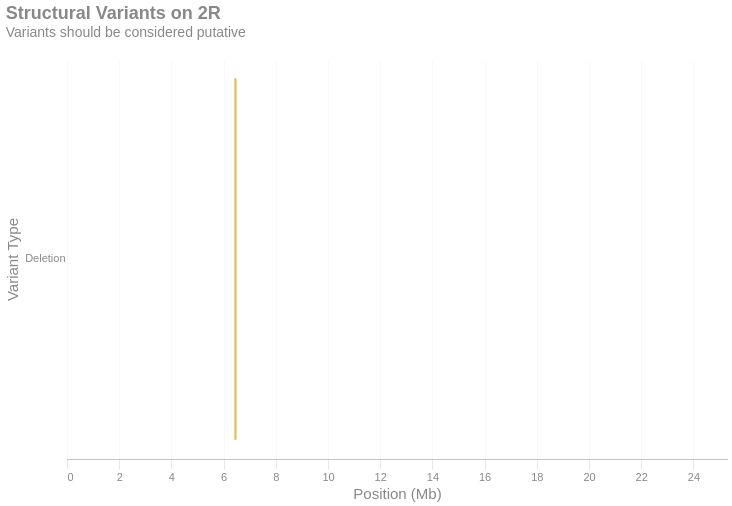

Notebook code cell kept with this figure:
### Code cell
sv_by_chromosome(unique_variants, "Structural Variants Detected")

### Figure 1 — Vega-Lite specification as saved in the notebook (floating-point values rounded to 4 significant figures)
{"width": "container", "height": 400, "config": {"title": {"anchor": "start", "dy": -15, "fontSize": 18, "color": "#888888", "subtitleColor": "#888888", "subtitleFontSize": 14}, "arc": {"fill": "#0072B2"}, "axis": {"domainColor": "#888888", "domainWidth": 0.5, "gridWidth": 0.2, "grid": false, "titleFontWeight": 400, "titleFontSize": 15, "labelFontSize": 11, "labelColor": "#888888", "tickColor": "#888888", "tickWidth": 0.2, "titleColor": "#888888"}, "axisBand": {"grid": false}, "axisX": {"grid": true, "tickSize": 10, "domainCap": "round"}, "axisY": {"domain": false, "grid": true, "tickSize": 0, "domainCap": "round"}, "background": "transparent", "header": {"labelFontSize": 15, "labelColor": "#888888", "titleFontSize": 15, "titleFontWeight": 600, "titleColor": "#888888"}, "legend": {"labelFont": "sans-serif", "labelFontSize": 12, "labelColor": "#888888", "symbolSize": 100, "symbolType": "circle", "titleFontSize": 12, "titlePadding": 10, "titleColor": "#888888", "title": null}, "range": {"category": ["#E69F00", "#56B4E9", "#009E73", "#F0E442", "#0072B2", "#D55E00", "#CC79A7", "#000000"], "diverging": ["#cfe8f3", "#a2d4ec", "#73bfe2", "#46abdb", "#1696d2", "#12719e"]}, "area": {"fill": "#0072B2", "fillOpacity": 0.7, "line": true, "strokeOpacity": 0.7}, "line": {"color": "#0072B2", "stroke": "#0072B2", "strokeWidth": 5}, "trail": {"color": "#0072B2", "stroke": "#0072B2", "strokeWidth": 0, "size": 1}, "point": {"filled": true}, "text": {"color": "#888888", "fontSize": 11, "align": "right", "fontWeight": 400, "size": 11}, "bar": {"fill": "#0072B2", "stroke": null}, "view": {"stroke": null, "continuousWidth": 660, "continuousHeight": 400}}, "data": {"name": "data-d4c094741168d4fa2b94ce551eb8570b"}, "mark": {"type": "bar", "cornerRadius": 8, "opacity": 0.7, "strokeWidth": 2}, "encoding": {"color": {"field": "Type", "legend": null, "scale": {"domain": ["Inversion", "Deletion", "Duplication", "Breakend"], "range": ["#56B4E9", "#E69F00", "#009E73", "#CC79A7"]}, "type": "nominal"}, "stroke": {"condition": {"param": "highlight", "empty": false, "value": "#7ae00d"}, "field": "Type", "scale": {"domain": ["Inversion", "Deletion", "Duplication", "Breakend"], "range": ["#56B4E9", "#E69F00", "#009E73", "#CC79A7"]}, "type": "nominal"}, "tooltip": [{"field": "Type", "title": "Variant Type", "type": "nominal"}, {"field": "Contig", "title": "Contig", "type": "nominal"}, {"field": "Start", "format": ",", "title": "Start", "type": "quantitative"}, {"field": "End", "format": ",", "title": "End", "type": "quantitative"}, {"field": "var_length", "format": ",", "title": "Length", "type": "quantitative"}, {"field": "N Samples", "title": "# Samples", "type": "quantitative"}, {"field": "Samples", "title": "Samples", "type": "nominal"}], "x": {"axis": {"title": "Position (Mb)", "labelExpr": "datum.value / 1000000"}, "field": "Start", "scale": {"domain": [0, {"expr": "param_f3d4ff0ca39f97ad"}]}, "type": "quantitative"}, "x2": {"field": "End"}, "y": {"field": "Type", "title": "Variant Type", "type": "nominal"}}, "params": [{"name": "chrom_choice", "select": {"type": "point", "fields": ["Contig"]}, "bind": {"input": "select", "options": ["2R", "3L"], "name": "Contig: "}, "value": "2R"}, {"name": "param_f3d4ff0ca39f97ad", "expr": "data(\"data_0\")[0].length"}, {"name": "highlight", "select": {"type": "point", "on": "pointerover"}}, {"name": "param_db82be42624d4632", "select": {"type": "interval", "encodings": ["x"]}, "bind": "scales"}], "title": {"text": {"expr": "\"Structural Variants on \" + chrom_choice.Contig"}, "subtitle": "Variants should be considered putative"}, "transform": [{"calculate": "datum.End - datum.Start", "as": "var_length"}, {"filter": {"param": "chrom_choice"}}], "$schema": "https://vega.github.io/schema/vega-lite/v6.1.0.json", "datasets": {"data-d4c094741168d4fa2b94ce551eb8570b": [{"Contig": "2R", "Start": 6451021, "End": 6455841, "Type": "Deletion", "N Samples": 1, "Samples": "sample2", "length": 25286936}, {"Contig": "3L", "Start": 16523447, "End": 16528337, "Type": "Deletion", "N Samples": 1, "Samples": "sample1", "length": 28110227}]}}
